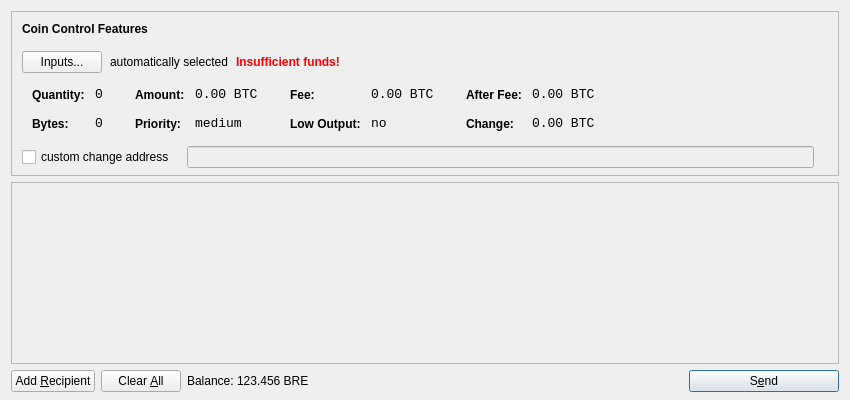
<?xml version="1.0" encoding="UTF-8"?>
<ui version="4.0">
 <class>SendCoinsDialog</class>
 <widget class="QDialog" name="SendCoinsDialog">
  <property name="geometry">
   <rect>
    <x>0</x>
    <y>0</y>
    <width>850</width>
    <height>400</height>
   </rect>
  </property>
  <property name="windowTitle">
   <string>Send Coins</string>
  </property>
  <layout class="QVBoxLayout" name="verticalLayout" stretch="0,1,0">
   <property name="bottomMargin">
    <number>8</number>
   </property>
   <item>
    <widget class="QFrame" name="frameCoinControl">
     <property name="sizePolicy">
      <sizepolicy hsizetype="Expanding" vsizetype="Expanding">
       <horstretch>0</horstretch>
       <verstretch>0</verstretch>
      </sizepolicy>
     </property>
     <property name="maximumSize">
      <size>
       <width>16777215</width>
       <height>16777215</height>
      </size>
     </property>
     <property name="frameShape">
      <enum>QFrame::StyledPanel</enum>
     </property>
     <property name="frameShadow">
      <enum>QFrame::Sunken</enum>
     </property>
     <layout class="QVBoxLayout" name="verticalLayoutCoinControl2">
      <property name="spacing">
       <number>-1</number>
      </property>
      <property name="leftMargin">
       <number>0</number>
      </property>
      <property name="topMargin">
       <number>0</number>
      </property>
      <property name="rightMargin">
       <number>0</number>
      </property>
      <property name="bottomMargin">
       <number>6</number>
      </property>
      <item>
       <layout class="QVBoxLayout" name="verticalLayoutCoinControl" stretch="0,0,0,0,1">
        <property name="spacing">
         <number>0</number>
        </property>
        <property name="leftMargin">
         <number>10</number>
        </property>
        <property name="topMargin">
         <number>10</number>
        </property>
        <item>
         <layout class="QHBoxLayout" name="horizontalLayoutCoinControl1">
          <property name="bottomMargin">
           <number>15</number>
          </property>
          <item>
           <widget class="QLabel" name="labelCoinControlFeatures">
            <property name="sizePolicy">
             <sizepolicy hsizetype="Preferred" vsizetype="Maximum">
              <horstretch>0</horstretch>
              <verstretch>0</verstretch>
             </sizepolicy>
            </property>
            <property name="font">
             <font>
              <weight>75</weight>
              <bold>true</bold>
             </font>
            </property>
            <property name="styleSheet">
             <string notr="true">font-weight:bold;</string>
            </property>
            <property name="text">
             <string>Coin Control Features</string>
            </property>
           </widget>
          </item>
         </layout>
        </item>
        <item>
         <layout class="QHBoxLayout" name="horizontalLayoutCoinControl2" stretch="0,0,0,0">
          <property name="spacing">
           <number>8</number>
          </property>
          <property name="bottomMargin">
           <number>10</number>
          </property>
          <item>
           <widget class="QPushButton" name="pushButtonCoinControl">
            <property name="styleSheet">
             <string notr="true"/>
            </property>
            <property name="text">
             <string>Inputs...</string>
            </property>
           </widget>
          </item>
          <item>
           <widget class="QLabel" name="labelCoinControlAutomaticallySelected">
            <property name="text">
             <string>automatically selected</string>
            </property>
            <property name="margin">
             <number>5</number>
            </property>
           </widget>
          </item>
          <item>
           <widget class="QLabel" name="labelCoinControlInsuffFunds">
            <property name="font">
             <font>
              <weight>75</weight>
              <bold>true</bold>
             </font>
            </property>
            <property name="styleSheet">
             <string notr="true">color:red;font-weight:bold;</string>
            </property>
            <property name="text">
             <string>Insufficient funds!</string>
            </property>
            <property name="margin">
             <number>5</number>
            </property>
           </widget>
          </item>
          <item>
           <spacer name="horizontalSpacerCoinControl">
            <property name="orientation">
             <enum>Qt::Horizontal</enum>
            </property>
            <property name="sizeHint" stdset="0">
             <size>
              <width>40</width>
              <height>1</height>
             </size>
            </property>
           </spacer>
          </item>
         </layout>
        </item>
        <item>
         <widget class="QWidget" name="widgetCoinControl" native="true">
          <property name="sizePolicy">
           <sizepolicy hsizetype="Preferred" vsizetype="Preferred">
            <horstretch>0</horstretch>
            <verstretch>0</verstretch>
           </sizepolicy>
          </property>
          <property name="minimumSize">
           <size>
            <width>0</width>
            <height>0</height>
           </size>
          </property>
          <property name="styleSheet">
           <string notr="true"/>
          </property>
          <layout class="QHBoxLayout" name="horizontalLayoutCoinControl5">
           <property name="margin">
            <number>0</number>
           </property>
           <item>
            <layout class="QHBoxLayout" name="horizontalLayoutCoinControl3" stretch="0,0,0,1">
             <property name="spacing">
              <number>20</number>
             </property>
             <property name="topMargin">
              <number>0</number>
             </property>
             <property name="bottomMargin">
              <number>10</number>
             </property>
             <item>
              <layout class="QFormLayout" name="formLayoutCoinControl1">
               <property name="horizontalSpacing">
                <number>10</number>
               </property>
               <property name="verticalSpacing">
                <number>14</number>
               </property>
               <property name="leftMargin">
                <number>10</number>
               </property>
               <property name="topMargin">
                <number>4</number>
               </property>
               <property name="rightMargin">
                <number>6</number>
               </property>
               <item row="0" column="0">
                <widget class="QLabel" name="labelCoinControlQuantityText">
                 <property name="styleSheet">
                  <string notr="true">font-weight:bold;</string>
                 </property>
                 <property name="text">
                  <string>Quantity:</string>
                 </property>
                 <property name="margin">
                  <number>0</number>
                 </property>
                </widget>
               </item>
               <item row="0" column="1">
                <widget class="QLabel" name="labelCoinControlQuantity">
                 <property name="font">
                  <font>
                   <family>Monospace</family>
                   <pointsize>10</pointsize>
                  </font>
                 </property>
                 <property name="cursor">
                  <cursorShape>IBeamCursor</cursorShape>
                 </property>
                 <property name="contextMenuPolicy">
                  <enum>Qt::ActionsContextMenu</enum>
                 </property>
                 <property name="text">
                  <string notr="true">0</string>
                 </property>
                 <property name="margin">
                  <number>0</number>
                 </property>
                 <property name="textInteractionFlags">
                  <set>Qt::LinksAccessibleByMouse|Qt::TextSelectableByKeyboard|Qt::TextSelectableByMouse</set>
                 </property>
                </widget>
               </item>
               <item row="1" column="0">
                <widget class="QLabel" name="labelCoinControlBytesText">
                 <property name="styleSheet">
                  <string notr="true">font-weight:bold;</string>
                 </property>
                 <property name="text">
                  <string>Bytes:</string>
                 </property>
                </widget>
               </item>
               <item row="1" column="1">
                <widget class="QLabel" name="labelCoinControlBytes">
                 <property name="font">
                  <font>
                   <family>Monospace</family>
                   <pointsize>10</pointsize>
                  </font>
                 </property>
                 <property name="cursor">
                  <cursorShape>IBeamCursor</cursorShape>
                 </property>
                 <property name="contextMenuPolicy">
                  <enum>Qt::ActionsContextMenu</enum>
                 </property>
                 <property name="text">
                  <string notr="true">0</string>
                 </property>
                 <property name="textInteractionFlags">
                  <set>Qt::LinksAccessibleByMouse|Qt::TextSelectableByKeyboard|Qt::TextSelectableByMouse</set>
                 </property>
                </widget>
               </item>
              </layout>
             </item>
             <item>
              <layout class="QFormLayout" name="formLayoutCoinControl2">
               <property name="horizontalSpacing">
                <number>10</number>
               </property>
               <property name="verticalSpacing">
                <number>14</number>
               </property>
               <property name="leftMargin">
                <number>6</number>
               </property>
               <property name="topMargin">
                <number>4</number>
               </property>
               <property name="rightMargin">
                <number>6</number>
               </property>
               <item row="0" column="0">
                <widget class="QLabel" name="labelCoinControlAmountText">
                 <property name="styleSheet">
                  <string notr="true">font-weight:bold;</string>
                 </property>
                 <property name="text">
                  <string>Amount:</string>
                 </property>
                 <property name="margin">
                  <number>0</number>
                 </property>
                </widget>
               </item>
               <item row="0" column="1">
                <widget class="QLabel" name="labelCoinControlAmount">
                 <property name="font">
                  <font>
                   <family>Monospace</family>
                   <pointsize>10</pointsize>
                  </font>
                 </property>
                 <property name="cursor">
                  <cursorShape>IBeamCursor</cursorShape>
                 </property>
                 <property name="contextMenuPolicy">
                  <enum>Qt::ActionsContextMenu</enum>
                 </property>
                 <property name="text">
                  <string notr="true">0.00 BTC</string>
                 </property>
                 <property name="textInteractionFlags">
                  <set>Qt::LinksAccessibleByMouse|Qt::TextSelectableByKeyboard|Qt::TextSelectableByMouse</set>
                 </property>
                </widget>
               </item>
               <item row="1" column="0">
                <widget class="QLabel" name="labelCoinControlPriorityText">
                 <property name="styleSheet">
                  <string notr="true">font-weight:bold;</string>
                 </property>
                 <property name="text">
                  <string>Priority:</string>
                 </property>
                </widget>
               </item>
               <item row="1" column="1">
                <widget class="QLabel" name="labelCoinControlPriority">
                 <property name="font">
                  <font>
                   <family>Monospace</family>
                   <pointsize>10</pointsize>
                  </font>
                 </property>
                 <property name="cursor">
                  <cursorShape>IBeamCursor</cursorShape>
                 </property>
                 <property name="contextMenuPolicy">
                  <enum>Qt::ActionsContextMenu</enum>
                 </property>
                 <property name="text">
                  <string>medium</string>
                 </property>
                 <property name="textInteractionFlags">
                  <set>Qt::LinksAccessibleByMouse|Qt::TextSelectableByKeyboard|Qt::TextSelectableByMouse</set>
                 </property>
                </widget>
               </item>
              </layout>
             </item>
             <item>
              <layout class="QFormLayout" name="formLayoutCoinControl3">
               <property name="horizontalSpacing">
                <number>10</number>
               </property>
               <property name="verticalSpacing">
                <number>14</number>
               </property>
               <property name="leftMargin">
                <number>6</number>
               </property>
               <property name="topMargin">
                <number>4</number>
               </property>
               <property name="rightMargin">
                <number>6</number>
               </property>
               <item row="0" column="0">
                <widget class="QLabel" name="labelCoinControlFeeText">
                 <property name="styleSheet">
                  <string notr="true">font-weight:bold;</string>
                 </property>
                 <property name="text">
                  <string>Fee:</string>
                 </property>
                 <property name="margin">
                  <number>0</number>
                 </property>
                </widget>
               </item>
               <item row="0" column="1">
                <widget class="QLabel" name="labelCoinControlFee">
                 <property name="font">
                  <font>
                   <family>Monospace</family>
                   <pointsize>10</pointsize>
                  </font>
                 </property>
                 <property name="cursor">
                  <cursorShape>IBeamCursor</cursorShape>
                 </property>
                 <property name="contextMenuPolicy">
                  <enum>Qt::ActionsContextMenu</enum>
                 </property>
                 <property name="text">
                  <string notr="true">0.00 BTC</string>
                 </property>
                 <property name="textInteractionFlags">
                  <set>Qt::LinksAccessibleByMouse|Qt::TextSelectableByKeyboard|Qt::TextSelectableByMouse</set>
                 </property>
                </widget>
               </item>
               <item row="1" column="0">
                <widget class="QLabel" name="labelCoinControlLowOutputText">
                 <property name="styleSheet">
                  <string notr="true">font-weight:bold;</string>
                 </property>
                 <property name="text">
                  <string>Low Output:</string>
                 </property>
                </widget>
               </item>
               <item row="1" column="1">
                <widget class="QLabel" name="labelCoinControlLowOutput">
                 <property name="font">
                  <font>
                   <family>Monospace</family>
                   <pointsize>10</pointsize>
                  </font>
                 </property>
                 <property name="cursor">
                  <cursorShape>IBeamCursor</cursorShape>
                 </property>
                 <property name="contextMenuPolicy">
                  <enum>Qt::ActionsContextMenu</enum>
                 </property>
                 <property name="text">
                  <string>no</string>
                 </property>
                 <property name="textInteractionFlags">
                  <set>Qt::LinksAccessibleByMouse|Qt::TextSelectableByKeyboard|Qt::TextSelectableByMouse</set>
                 </property>
                </widget>
               </item>
              </layout>
             </item>
             <item>
              <layout class="QFormLayout" name="formLayoutCoinControl4">
               <property name="horizontalSpacing">
                <number>10</number>
               </property>
               <property name="verticalSpacing">
                <number>14</number>
               </property>
               <property name="leftMargin">
                <number>6</number>
               </property>
               <property name="topMargin">
                <number>4</number>
               </property>
               <property name="rightMargin">
                <number>6</number>
               </property>
               <item row="0" column="0">
                <widget class="QLabel" name="labelCoinControlAfterFeeText">
                 <property name="styleSheet">
                  <string notr="true">font-weight:bold;</string>
                 </property>
                 <property name="text">
                  <string>After Fee:</string>
                 </property>
                 <property name="margin">
                  <number>0</number>
                 </property>
                </widget>
               </item>
               <item row="0" column="1">
                <widget class="QLabel" name="labelCoinControlAfterFee">
                 <property name="font">
                  <font>
                   <family>Monospace</family>
                   <pointsize>10</pointsize>
                  </font>
                 </property>
                 <property name="cursor">
                  <cursorShape>IBeamCursor</cursorShape>
                 </property>
                 <property name="contextMenuPolicy">
                  <enum>Qt::ActionsContextMenu</enum>
                 </property>
                 <property name="text">
                  <string notr="true">0.00 BTC</string>
                 </property>
                 <property name="textInteractionFlags">
                  <set>Qt::LinksAccessibleByMouse|Qt::TextSelectableByKeyboard|Qt::TextSelectableByMouse</set>
                 </property>
                </widget>
               </item>
               <item row="1" column="0">
                <widget class="QLabel" name="labelCoinControlChangeText">
                 <property name="styleSheet">
                  <string notr="true">font-weight:bold;</string>
                 </property>
                 <property name="text">
                  <string>Change:</string>
                 </property>
                </widget>
               </item>
               <item row="1" column="1">
                <widget class="QLabel" name="labelCoinControlChange">
                 <property name="font">
                  <font>
                   <family>Monospace</family>
                   <pointsize>10</pointsize>
                  </font>
                 </property>
                 <property name="cursor">
                  <cursorShape>IBeamCursor</cursorShape>
                 </property>
                 <property name="contextMenuPolicy">
                  <enum>Qt::ActionsContextMenu</enum>
                 </property>
                 <property name="text">
                  <string notr="true">0.00 BTC</string>
                 </property>
                 <property name="textInteractionFlags">
                  <set>Qt::LinksAccessibleByMouse|Qt::TextSelectableByKeyboard|Qt::TextSelectableByMouse</set>
                 </property>
                </widget>
               </item>
              </layout>
             </item>
            </layout>
           </item>
          </layout>
         </widget>
        </item>
        <item>
         <layout class="QHBoxLayout" name="horizontalLayoutCoinControl4" stretch="0,0,0">
          <property name="spacing">
           <number>12</number>
          </property>
          <property name="sizeConstraint">
           <enum>QLayout::SetDefaultConstraint</enum>
          </property>
          <property name="topMargin">
           <number>5</number>
          </property>
          <property name="rightMargin">
           <number>5</number>
          </property>
          <item>
           <widget class="QCheckBox" name="checkBoxCoinControlChange">
            <property name="text">
             <string>custom change address</string>
            </property>
           </widget>
          </item>
          <item>
           <widget class="QLineEdit" name="lineEditCoinControlChange">
            <property name="enabled">
             <bool>false</bool>
            </property>
            <property name="sizePolicy">
             <sizepolicy hsizetype="Expanding" vsizetype="Fixed">
              <horstretch>0</horstretch>
              <verstretch>0</verstretch>
             </sizepolicy>
            </property>
           </widget>
          </item>
          <item>
           <widget class="QLabel" name="labelCoinControlChangeLabel">
            <property name="sizePolicy">
             <sizepolicy hsizetype="Preferred" vsizetype="Expanding">
              <horstretch>0</horstretch>
              <verstretch>0</verstretch>
             </sizepolicy>
            </property>
            <property name="minimumSize">
             <size>
              <width>0</width>
              <height>0</height>
             </size>
            </property>
            <property name="text">
             <string/>
            </property>
            <property name="margin">
             <number>3</number>
            </property>
           </widget>
          </item>
         </layout>
        </item>
        <item>
         <spacer name="verticalSpacerCoinControl">
          <property name="orientation">
           <enum>Qt::Vertical</enum>
          </property>
          <property name="sizeHint" stdset="0">
           <size>
            <width>800</width>
            <height>1</height>
           </size>
          </property>
         </spacer>
        </item>
       </layout>
      </item>
     </layout>
    </widget>
   </item>
   <item>
    <widget class="QScrollArea" name="scrollArea">
     <property name="widgetResizable">
      <bool>true</bool>
     </property>
     <widget class="QWidget" name="scrollAreaWidgetContents">
      <property name="geometry">
       <rect>
        <x>0</x>
        <y>0</y>
        <width>830</width>
        <height>165</height>
       </rect>
      </property>
      <layout class="QVBoxLayout" name="verticalLayout_2">
       <property name="margin">
        <number>0</number>
       </property>
       <item>
        <layout class="QVBoxLayout" name="entries">
         <property name="spacing">
          <number>6</number>
         </property>
        </layout>
       </item>
       <item>
        <spacer name="verticalSpacer">
         <property name="orientation">
          <enum>Qt::Vertical</enum>
         </property>
         <property name="sizeHint" stdset="0">
          <size>
           <width>20</width>
           <height>40</height>
          </size>
         </property>
        </spacer>
       </item>
      </layout>
     </widget>
    </widget>
   </item>
   <item>
    <layout class="QHBoxLayout" name="horizontalLayout">
     <item>
      <widget class="QPushButton" name="addButton">
       <property name="toolTip">
        <string>Send to multiple recipients at once</string>
       </property>
       <property name="text">
        <string>Add &amp;Recipient</string>
       </property>
       <property name="icon">
        <iconset resource="../bitcoin.qrc">
         <normaloff>:/icons/add</normaloff>:/icons/add</iconset>
       </property>
       <property name="autoDefault">
        <bool>false</bool>
       </property>
      </widget>
     </item>
     <item>
      <widget class="QPushButton" name="clearButton">
       <property name="sizePolicy">
        <sizepolicy hsizetype="Minimum" vsizetype="Fixed">
         <horstretch>0</horstretch>
         <verstretch>0</verstretch>
        </sizepolicy>
       </property>
       <property name="toolTip">
        <string>Remove all transaction fields</string>
       </property>
       <property name="text">
        <string>Clear &amp;All</string>
       </property>
       <property name="icon">
        <iconset resource="../bitcoin.qrc">
         <normaloff>:/icons/remove</normaloff>:/icons/remove</iconset>
       </property>
       <property name="autoRepeatDelay">
        <number>300</number>
       </property>
       <property name="autoDefault">
        <bool>false</bool>
       </property>
      </widget>
     </item>
     <item>
      <layout class="QHBoxLayout" name="horizontalLayout_2">
       <property name="spacing">
        <number>3</number>
       </property>
       <item>
        <widget class="QLabel" name="label">
         <property name="text">
          <string>Balance:</string>
         </property>
        </widget>
       </item>
       <item>
        <widget class="QLabel" name="labelBalance">
         <property name="cursor">
          <cursorShape>IBeamCursor</cursorShape>
         </property>
         <property name="text">
          <string>123.456 BRE</string>
         </property>
         <property name="textInteractionFlags">
          <set>Qt::LinksAccessibleByMouse|Qt::TextSelectableByKeyboard|Qt::TextSelectableByMouse</set>
         </property>
        </widget>
       </item>
      </layout>
     </item>
     <item>
      <spacer name="horizontalSpacer">
       <property name="orientation">
        <enum>Qt::Horizontal</enum>
       </property>
       <property name="sizeHint" stdset="0">
        <size>
         <width>40</width>
         <height>20</height>
        </size>
       </property>
      </spacer>
     </item>
     <item>
      <widget class="QPushButton" name="sendButton">
       <property name="minimumSize">
        <size>
         <width>150</width>
         <height>0</height>
        </size>
       </property>
       <property name="toolTip">
        <string>Confirm the send action</string>
       </property>
       <property name="text">
        <string>S&amp;end</string>
       </property>
       <property name="icon">
        <iconset resource="../bitcoin.qrc">
         <normaloff>:/icons/send</normaloff>:/icons/send</iconset>
       </property>
       <property name="default">
        <bool>true</bool>
       </property>
      </widget>
     </item>
    </layout>
   </item>
  </layout>
 </widget>
 <resources>
  <include location="../bitcoin.qrc"/>
 </resources>
 <connections/>
</ui>
